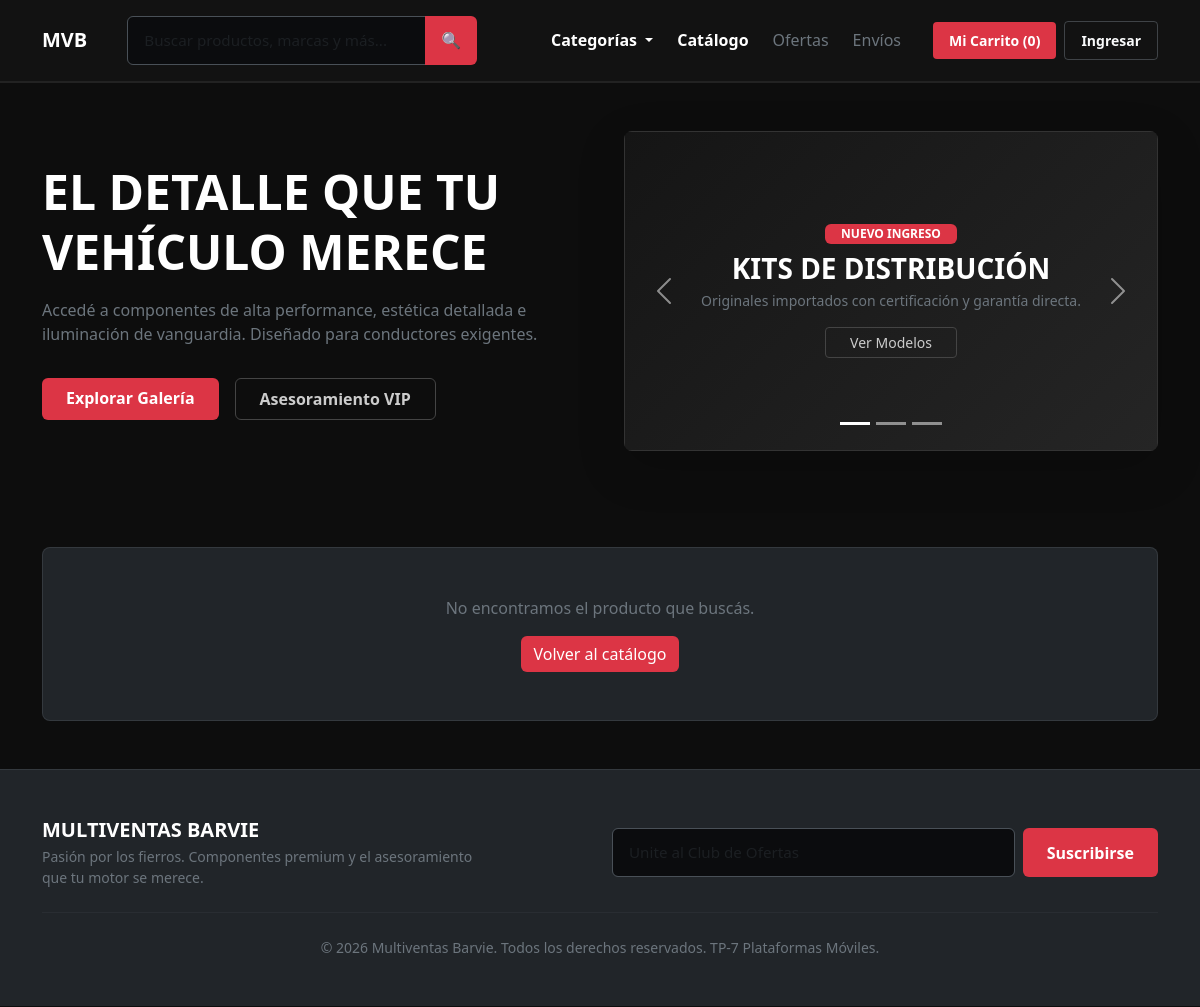
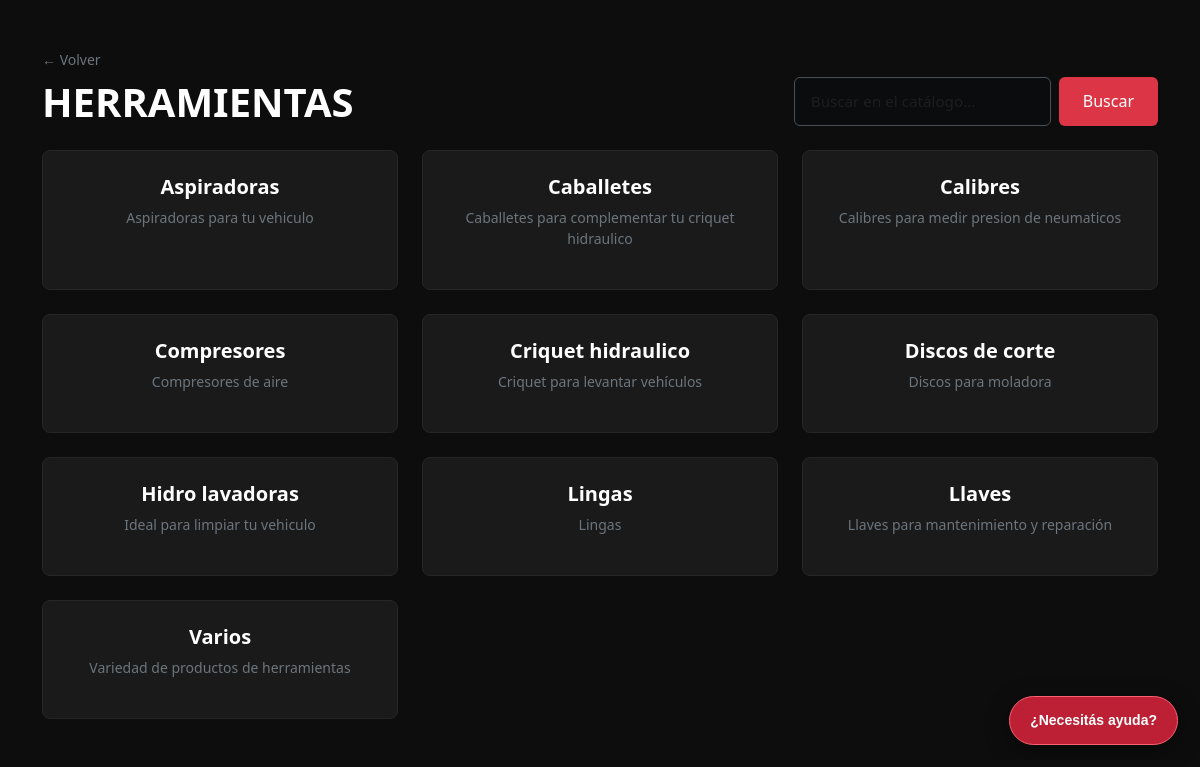
The page /src/views/catalogo.php?categoria=2 on the database its author committed (2 pictures, top to bottom).
### tables this page shows
CREATE TABLE categorias (
    id_categoria INT AUTO_INCREMENT PRIMARY KEY,
    nombre VARCHAR(100) NOT NULL,
    descripcion VARCHAR(255),
    id_categoria_padre INT NULL,
    CONSTRAINT fk_categoria_padre
        FOREIGN KEY (id_categoria_padre)
        REFERENCES categorias(id_categoria)
);

### src/controllers/auth/productos_controller.php (called while the page is built, shortened)
<?php
function obtenerCategorias(PDO $pdo, ?int $idPadre = null): array
{
    if ($idPadre === null) {
        $stmt = $pdo->query("SELECT * FROM categorias WHERE id_categoria_padre IS NULL ORDER BY nombre");
    } else {
        $stmt = $pdo->prepare("SELECT * FROM categorias WHERE id_categoria_padre = :padre ORDER BY nombre");
        $stmt->execute([':padre' => $idPadre]);
    }
    return $stmt->fetchAll();
}
function obtenerCategoriaPorId(PDO $pdo, int $id): ?array
{
    $stmt = $pdo->prepare("SELECT * FROM categorias WHERE id_categoria = :id");
    $stmt->execute([':id' => $id]);
    $cat = $stmt->fetch();
    return $cat ?: null;
}

### src/views/catalogo.php (the view, shortened to what this page needs)
<?php
require_once __DIR__ . '/../config/database.php';
require_once __DIR__ . '/../controllers/auth/productos_controller.php';
require_once __DIR__ . '/productos_card.php';
$categoriaId = isset($_GET['categoria']) ? (int) $_GET['categoria'] : null;
$busqueda = isset($_GET['buscar']) ? trim($_GET['buscar']) : '';
$categoriaActual = null;
$subcategorias = [];
if ($busqueda !== '') {
    $productos = buscarProductos($pdo, $busqueda);
} elseif ($categoriaId !== null) {
    $categoriaActual = obtenerCategoriaPorId($pdo, $categoriaId);
    if ($categoriaActual) {
        $subcategorias = obtenerCategorias($pdo, $categoriaId);
    }
}
require_once __DIR__ . '/_layouts/header.php';
?>
    <main class="container my-5">
        <div class="d-flex flex-wrap align-items-end justify-content-between gap-3 mb-4">
            <div>
                <?php if ($busqueda !== ''): ?>
                    <a href="<?= BASE_URL ?>/src/views/catalogo.php" class="text-secondary text-decoration-none small d-inline-block mb-2">← Volver al catálogo</a>
                    <h1 class="fw-bold text-white text-uppercase tracking-wide m-0">Resultados para "<?= htmlspecialchars($busqueda) ?>"</h1>
                <?php elseif ($categoriaActual): ?>
                    <a href="<?= BASE_URL ?>/src/views/catalogo.php<?= $categoriaActual['id_categoria_padre'] ? '?categoria=' . (int) $categoriaActual['id_categoria_padre'] : '' ?>" class="text-secondary text-decoration-none small d-inline-block mb-2">← Volver</a>
                    <h1 class="fw-bold text-white text-uppercase tracking-wide m-0"><?= htmlspecialchars($categoriaActual['nombre']) ?></h1>
                <?php else: ?>
                    <h1 class="fw-bold text-white text-uppercase tracking-wide m-0">Catálogo</h1>
                    <p class="text-secondary mb-0">Elegí una categoría para ver los productos disponibles.</p>
                <?php endif; ?>
            </div>
            <form method="GET" action="<?= BASE_URL ?>/src/views/catalogo.php" class="d-flex gap-2">
                <input type="text" name="buscar" value="<?= htmlspecialchars($busqueda) ?>" class="form-control form-control-premium" placeholder="Buscar en el catálogo...">
                <button type="submit" class="btn btn-premium-red px-4">Buscar</button>
            </form>
        </div>
        <?php if (!empty($subcategorias)): ?>
            <div class="row g-4">
                <?php foreach ($subcategorias as $cat): ?>
                    <div class="col-12 col-sm-6 col-lg-4">
                        <a href="<?= BASE_URL ?>/src/views/catalogo.php?categoria=<?= (int) $cat['id_categoria'] ?>" class="text-decoration-none">
                            <div class="card card-premium h-100 p-4 text-center">
                                <h4 class="h5 fw-bold text-white mb-2"><?= htmlspecialchars($cat['nombre']) ?></h4>
                                <?php if (!empty($cat['descripcion'])): ?>
                                    <p class="text-secondary small mb-3"><?= htmlspecialchars($cat['descripcion']) ?></p>
                                <?php endif; ?>
                            </div>
                        </a>
                    </div>
                <?php endforeach; ?>
            </div>
        <?php endif; ?>
    </main>
<?php
require_once __DIR__ . '/_layouts/footer.php';
?>

### assets/css/style.css (style rules this page uses)
:root { --bg-dark-premium: #121212; --bg-card-dark: #1a1a1a; --accent-red: #dc3545; --accent-red-hover: #b02a37; }
body { background-color: #0d0d0d; color: #e0e0e0; font-family: 'Segoe UI', Tahoma, Geneva, Verdana, sans-serif; }
.btn-premium-red { background-color: var(--accent-red); color: #fff; border: none; transition: all 0.3s ease; }
.card-premium { background-color: var(--bg-card-dark); border: 1px solid #262626; border-radius: 8px; transition: transform 0.3s ease, border-color 0.3s ease, box-shadow 0.3s ease; cursor: pointer; }
.form-control-premium { background-color: #1a1a1a; border: 1px solid #333; color: #fff; }
.form-control-premium { background-color: #0b0c0e !important; color: #ffffff !important; border: 1px solid #495057 !important; padding: 0.75rem 1rem; font-size: 0.95rem; border-radius: 6px; transition: border-color 0.2s, box-shadow 0.2s; }

### rows shown on the page
categorias: nombre "HERRAMIENTAS"
categorias: nombre "Aspiradoras", descripcion "Aspiradoras para tu vehiculo"
categorias: nombre "Caballetes", descripcion "Caballetes para complementar tu criquet hidraulico"
categorias: nombre "Calibres", descripcion "Calibres para medir presion de neumaticos"
categorias: nombre "Compresores", descripcion "Compresores de aire"
categorias: nombre "Criquet hidraulico", descripcion "Criquet para levantar vehículos"
categorias: nombre "Discos de corte", descripcion "Discos para moladora"
categorias: nombre "Hidro lavadoras", descripcion "Ideal para limpiar tu vehiculo"
categorias: nombre "Lingas", descripcion "Lingas"
categorias: nombre "Llaves", descripcion "Llaves para mantenimiento y reparación"
categorias: nombre "Varios", descripcion "Variedad de productos de herramientas"

### other values the page prints
$cantidadCarrito "0"
